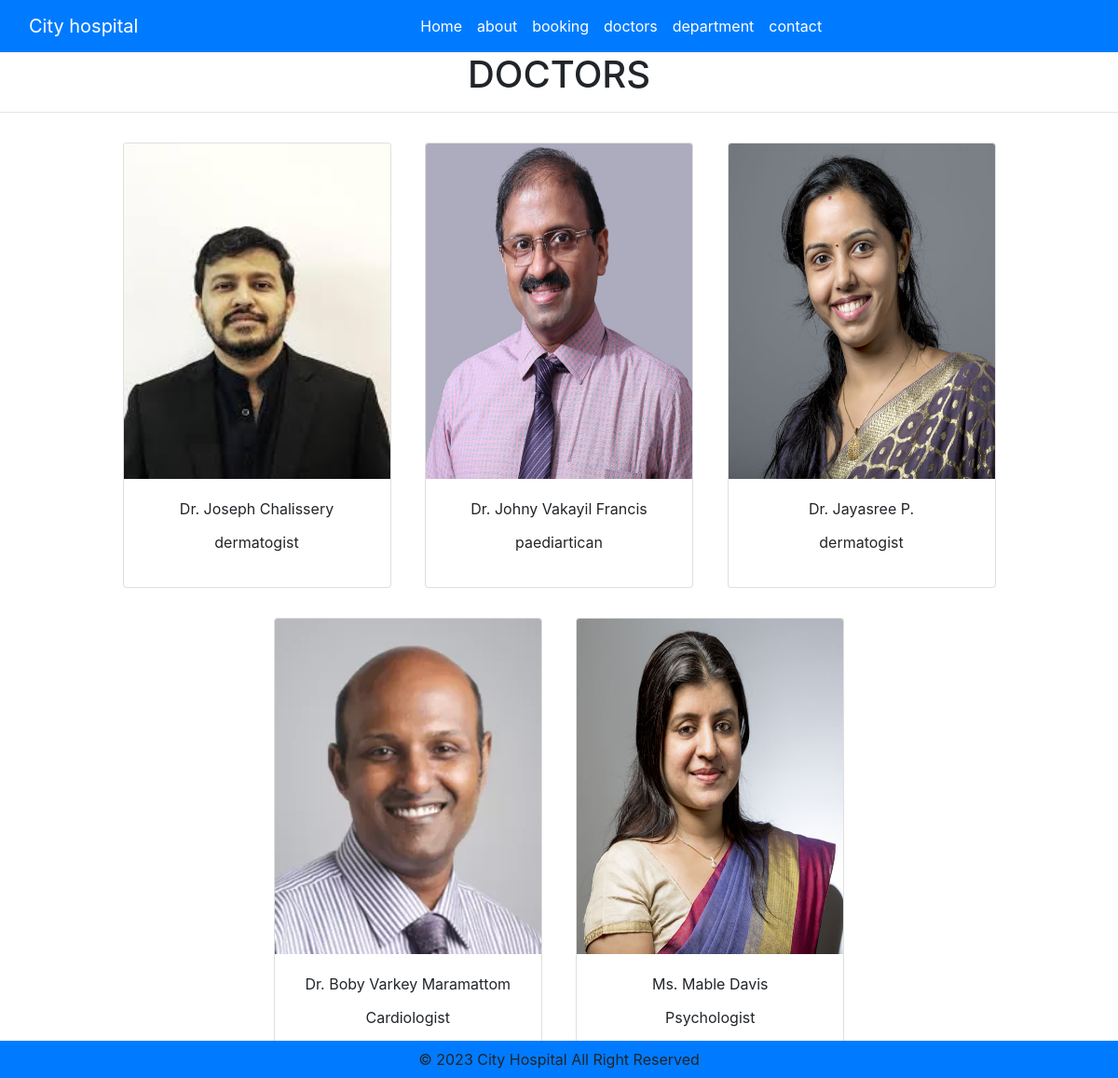
Page /doctors on the committed database.
### app/models.py (models this page shows, shortened)
class Doctors(models.Model):
    doc_name = models.CharField(max_length=100)
    doc_spec = models.CharField(max_length=100)
    dep_name = models.ForeignKey(Departments, on_delete=models.CASCADE)
    doc_image =models.ImageField(upload_to="doctors")

### app/views.py (the view)
# urls.py: path('doctors',views.doctors,name= 'doctors'),
def doctors(request):
     dict_Doc={
          'doct': Doctors.objects.all()
     }
     return render(request, 'doctors.html',dict_Doc)

### templates/doctors.html (shortened to what this page needs)
{% extends 'base.html' %}
{% block contant %}
<h1 style="text-align: center;">DOCTORS</h1>
<hr/>
<div class="container text-center">
{% for d in doct %}
<div class="card mx-3 my-3" style="width: 18rem; display: inline-block;">
    <img class="card-img-top " src="{{d.doc_image.url}}" alt="Card image cap" height="360" width="100%">
    <div class="card-body">
        <p class="card-title">{{ d.doc_name }}</p>
      <p class="card-text">{{d.doc_spec}}</p>
    </div>
  </div>
  {% endfor %}
</div>
{% endblock contant %}

### templates/base.html (shortened to what this page needs)
{% load static %}
<!DOCTYPE html>
<html lang="en">
<head>
    <link rel="stylesheet" href="https://cdn.jsdelivr.net/npm/bootstrap@4.6.2/dist/css/bootstrap.min.css">
    <link rel="stylesheet" href="{% static '/css/style.css' %}">
</head>
<body>
  <section>
    <nav class="navbar navbar-expand-lg bg-primary navbar-dark">
      <div class="container-fluid">
        <a class="navbar-brand" href="#">City hospital</a>
        <div class="collapse navbar-collapse justify-content-center" id="navbarSupportedContent">
          <ul class="navbar-nav me-auto mb-2 mb-lg-0">
            <li class="nav-item">
              <a class="nav-link active" aria-current="page" href="{% url 'home' %}">Home</a>
            </li>
            <li class="nav-item">
              <a class="nav-link active" href="{% url 'about' %}">about</a>
            </li>
            <li class="nav-item">
              <a class="nav-link active" href="{% url 'booking' %}">booking</a>
            </li>
            <li class="nav-item">
              <a class="nav-link active" href="{% url 'doctors' %}">doctors</a>
            </li>
            <li class="nav-item">
              <a class="nav-link active" href="{% url 'department' %}">department</a>
            </li>
            <li class="nav-item">
              <a class="nav-link active" href="{% url 'contact' %}">contact</a>
            </li>
          </ul>
        </div>
      </div>
    </nav>
  </section>
    {% block contant %}{% endblock contant %}
  <section>
    <footer class="container-fluid bg-primary text-center p-2 mt-5 fixed-bottom">
       &copy; 2023 City Hospital All Right Reserved
    </footer>
  </section>
</body>
</html>

### rows in the picture
Doctors: doc_image (picture), doc_name "Dr. Joseph Chalissery", doc_spec "dermatogist"
Doctors: doc_image (picture), doc_name "Dr. Johny Vakayil Francis", doc_spec "paediartican"
Doctors: doc_image (picture), doc_name "Dr. Jayasree P.", doc_spec "dermatogist"
Doctors: doc_image (picture), doc_name "Dr. Boby Varkey Maramattom", doc_spec "Cardiologist"
Doctors: doc_image (picture), doc_name "Ms. Mable Davis", doc_spec "Psychologist"
